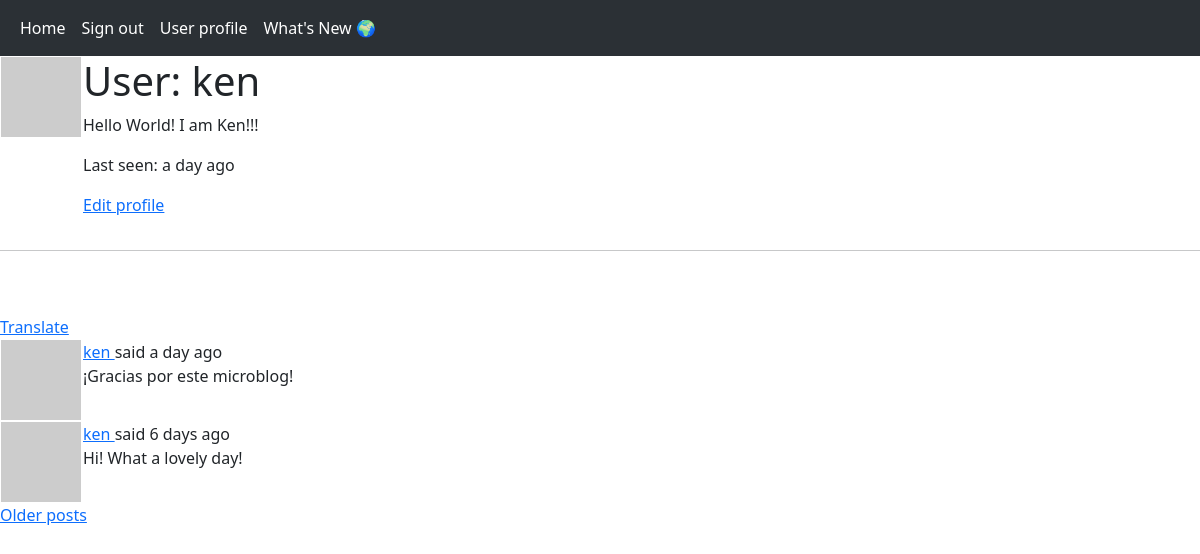
The app's page /user/ken (signed in), older data.
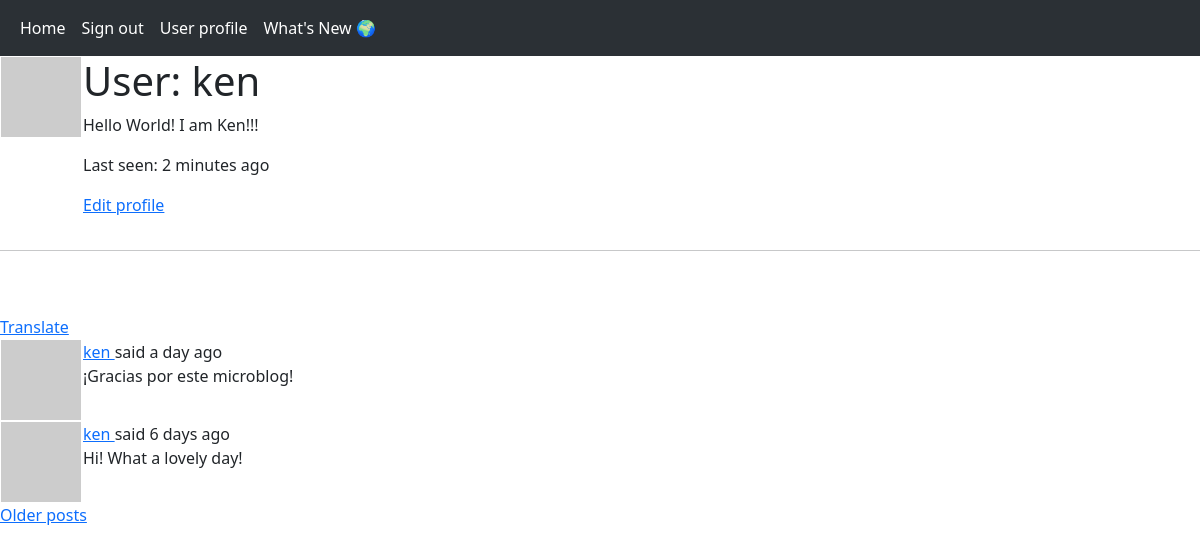
The same page, newer data.
### app/models.py (models this page shows, shortened)
class User(db.Model, UserMixin):
    id = db.Column(db.Integer, primary_key=True)
    username = db.Column(db.String(64), index = True, unique = True)
    email = db.Column(db.String(120), index = True, unique = True)
    password_hash = db.Column(db.String(128))
    posts = db.relationship('Post', backref='author', lazy='dynamic')
    about_me = db.Column(db.String(140))
    last_seen = db.Column(db.DateTime, default = datetime.utcnow)
    followed = db.relationship(
        'User', secondary = followers,
        primaryjoin = (followers.c.follower_id == id),
        secondaryjoin = (followers.c.followed_id == id),
        backref = db.backref('followers', lazy='dynamic'),
        lazy='dynamic')
    def avatar(self, size):
        digest = md5(self.email.lower().encode('utf-8')).hexdigest()
        return 'https://www.gravatar.com/avatar/{}?d=identicon&s={}'.format(digest, size)

class Post(db.Model):
    id = db.Column(db.Integer, primary_key = True)
    body = db.Column(db.String(140))
    timestamp = db.Column(db.DateTime, index = True, default = datetime.utcnow)
    user_id = db.Column(db.Integer, db.ForeignKey('user.id'))
    language = db.Column(db.String(5))

### app/routes.py (the view)
@app.route('/user/<username>')
@login_required
def user(username):
    user = User.query.filter_by(username=username).first_or_404()
    page = request.args.get('page', 1, type=int)
    posts = user.posts.order_by(Post.timestamp.desc()).paginate(
        page = page,
        per_page = app.config['POSTS_PER_PAGE'],
        error_out = False
    )
    next_url = url_for('user',
                       username = user.username,
                       page=posts.next_num) \
        if posts.has_next else None
    prev_url = url_for('user',
                       username = user.username,
                       page=posts.prev_num) \
        if posts.has_prev else None
    form = EmptyForm()
    return render_template('user.html',
                           user=user,
                           posts=posts.items,
                           next_url=next_url,
                           prev_url=prev_url,
                           form=form)

### app/models.py (called while the page is built)
@login.user_loader
def load_user(id):
    return User.query.get(int(id))

### app/routes.py (called while the page is built)
@app.before_request
def before_request():
    if current_user.is_authenticated:
        current_user.last_seen = datetime.utcnow()
        db.session.commit()

### app/templates/user.html (shortened to what this page needs)
{% extends 'base.html' %}
{% block content %}
    <table>
        <tr valign="top">
            <td><img src="{{ user.avatar(164) }}"></td>
            <td>
                <h1>User: {{ user.username }}</h1>
                {% if user.about_me %}<p>{{ user.about_me }}</p>{% endif %}
                {% if user.last_seen %}
                <p>Last seen: {{ moment(user.last_seen).fromNow() }}</p>
                {% endif %}
                {% if user == current_user %}
                <p><a href="{{ url_for('edit_profile') }}">Edit profile</a></p>
                {% endif %}
            </td>
        </tr>
    </table>
    <hr>
    {% for post in posts %}
        {% include '_post.html' %}
    {% endfor %}
    {% if next_url %}
    <a href="{{ next_url }}">Older posts</a>
    {% endif %}
{% endblock %}

### app/templates/base.html (shortened to what this page needs)
<!DOCTYPE html>
<html lang="en">
<head>
    <link href="https://cdn.jsdelivr.net/npm/bootstrap@5.3.2/dist/css/bootstrap.min.css" rel="stylesheet">
</head>
<body>
    <nav class="navbar navbar-expand-lg bg-body-tertiary" data-bs-theme="dark" style="background-color: #e3f2fd;">
        <div class="container-fluid">
            <div class="collapse navbar-collapse" id="navbarSupportedContent">
                <ul class="navbar-nav me-auto mb-2 mb-lg-0">
                    <li class="nav-item">
                        <a class="nav-link active" aria-current="page" href="{{ url_for('index') }}">Home</a>
                    </li>
                    {% if current_user.is_anonymous %}
                    <li class="nav-item">
                        <a class="nav-link active" aria-current="page" href="{{ url_for('login') }}">Sign in</a>
                    </li>
                    {% else %}
                    <li class="nav-item">
                        <a class="nav-link active" aria-current="page" href="{{ url_for('logout') }}">Sign out</a>
                    </li>
                    <li class="nav-item">
                        <a class="nav-link active" aria-current="page" href="{{ url_for('user', username=current_user.username) }}">User profile</a>
                    </li>
                    {% endif %}
                    <li class="nav-item">
                        <a class="nav-link active" aria-current="page" href="{{ url_for('explore')}}">What's New 🌍</a>
                    </li>
                </ul>
            </div>
        </div>
    </nav>
    {% block content %}
    {% endblock %}
</body>
</html>

### app/templates/_post.html (shortened to what this page needs)
<table>
    <tr valign='top'>
        <td><img src="{{ post.author.avatar(32) }}"></td>
        <td>
            {{ _('%(username)s said %(when)s', username = user_link, when = moment(post.timestamp).fromNow()) }}
            <br>
            <span id="post{{ post.id }}">{{ post.body }}</span>
        </td>
        {% if post.language and post.language != g.locale %}
        <br><br>
        <span id="translation{{ post.id }}">
            <a href="javascript:translate(
                '#post{{ post.id }}',
                '#translation{{ post.id }}',
                '{{ post.language }}',
                '{{ g.locale }}');">{{ _('Translate') }}</a>
        </span>
        {% endif %}
    </tr>
</table>

Row changes from the older to the newer data that the page shows:
changed User "ken": last_seen "a day ago" → "2 minutes ago"
